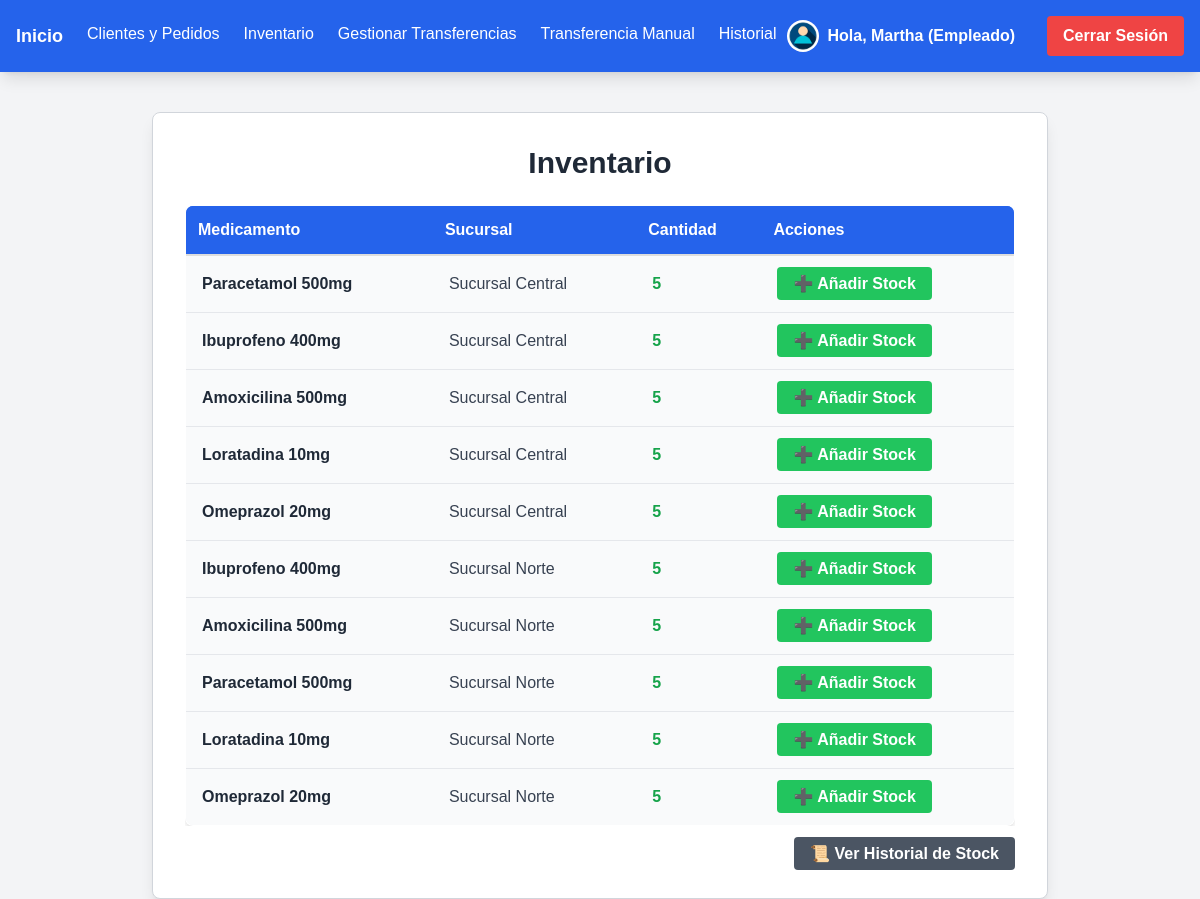
The app's page /inventario/ (signed in) with its own data.
### farmacia/models.py (models this page shows, shortened)
class Perfil(models.Model):
    usuario = models.OneToOneField(User, on_delete=models.CASCADE)
    rol = models.CharField(max_length=10, choices=ROLES, default='cliente')
    sucursal = models.ForeignKey('Sucursal', on_delete=models.SET_NULL, null=True, blank=True)

class Inventario(models.Model):
    sucursal = models.ForeignKey(Sucursal, on_delete=models.CASCADE)
    medicamento = models.ForeignKey(Medicamento, on_delete=models.CASCADE)
    cantidad = models.PositiveIntegerField(default=0)

class Medicamento(models.Model):
    nombre = models.CharField(max_length=100)
    descripcion = models.TextField()
    precio = models.DecimalField(max_digits=10, decimal_places=2)

class Sucursal(models.Model):
    nombre = models.CharField(max_length=100)
    direccion = models.CharField(max_length=200)

### farmacia/views.py (the view)
# urls.py: path('inventario/', views.ver_inventario, name='ver_inventario'),
@login_required
@user_passes_test(lambda u: es_empleado(u) or es_admin(u))
def ver_inventario(request):
    inventario = Inventario.objects.all()
    return render(request, 'farmacia/inventario.html', {'inventario': inventario})

### farmacia/views.py (called while the page is built)
def es_empleado(user):
    return user.is_authenticated and getattr(user, 'perfil', None) and user.perfil.rol == 'empleado'

### farmacia/templates/farmacia/inventario.html (shortened to what this page needs)
{% extends 'farmacia/base.html' %}
{% block content %}
<div class="max-w-4xl mx-auto bg-white p-8 rounded-lg shadow-lg border border-gray-300 mt-10">
    <h2 class="text-3xl font-bold text-center text-gray-800 mb-6">Inventario</h2>
    {% if inventario %}
        <div class="overflow-x-auto">
            <table class="w-full border border-gray-300 shadow-md rounded-lg">
                <thead class="bg-blue-600 text-white">
                    <tr>
                        <th class="p-3 text-left">Medicamento</th>
                        <th class="p-3 text-left">Sucursal</th>
                        <th class="p-3 text-left">Cantidad</th>
                        <th class="p-3 text-left">Acciones</th>
                    </tr>
                </thead>
                <tbody class="bg-gray-50">
                    {% for item in inventario %}
                    <tr class="border-b hover:bg-gray-100 transition duration-200">
                        <td class="p-4 text-gray-800 font-semibold">{{ item.medicamento.nombre }}</td>
                        <td class="p-4 text-gray-700">{{ item.sucursal.nombre }}</td>
                        <td class="p-4 font-bold {% if item.cantidad == 0 %}text-red-500{% elif item.cantidad < 5 %}text-yellow-500{% else %}text-green-600{% endif %}">
                            {{ item.cantidad }}
                        </td>
                        <td class="p-4">
                            <a href="{% url 'aumentar_stock' item.id %}" class="bg-green-500 hover:bg-green-600 text-white font-bold py-2 px-4 rounded">
                                ➕ Añadir Stock
                            </a>
                        </td>
                    </tr>
                    {% endfor %}
                </tbody>
            </table>
        </div>
        <div class="text-right mt-4">
            <a href="{% url 'historial_stock' %}" class="bg-gray-600 hover:bg-gray-700 text-white font-bold py-2 px-4 rounded">
                📜 Ver Historial de Stock
            </a>
        </div>
    {% else %}
        <p class="text-center text-gray-600 mt-6">No hay medicamentos en el inventario.</p>
    {% endif %}
</div>
{% endblock %}

### farmacia/templates/farmacia/base.html (shortened to what this page needs)
<!DOCTYPE html>
<html lang="es">
<head>
    {% load static %}
    <script src="https://cdn.tailwindcss.com"></script>
    <link rel="stylesheet" href="{% static 'css/styles.css' %}">
</head>
<body class="bg-gray-100">
    <nav class="bg-blue-600 p-4 text-white flex justify-between items-center shadow-lg">
        <div class="flex space-x-6">
            <a href="{% url 'inicio' %}" class="font-bold text-lg">Inicio</a>
            {% if user.is_authenticated %}
                {% if user.perfil.rol == "cliente" %}
                    <a href="{% url 'mis_pedidos' %}" class="hover:underline">Mis Pedidos</a>
                    <a href="{% url 'listar_medicamentos' %}" class="bg-green-500 hover:bg-green-600 text-white font-bold py-2 px-4 rounded">
                        Realizar Pedido
                    </a>
                {% elif user.perfil.rol == "empleado" %}
                    <a href="{% url 'gestionar_clientes_pedidos' %}" class="hover:underline">Clientes y Pedidos</a>
                    <a href="{% url 'ver_inventario' %}" class="hover:underline">Inventario</a>
                    <a href="{% url 'gestionar_transferencias' %}" class="hover:underline">Gestionar Transferencias</a>
                    <a href="{% url 'transferencias_manual' %}" class="hover:underline">Transferencia Manual</a>
                    <a href="{% url 'historial_transferencias' %}" class="hover:underline">Historial</a>
                {% elif user.perfil.rol == "admin" %}
                    <a href="{% url 'admin:index' %}" class="hover:underline">Panel Admin</a>
                    <a href="{% url 'historial_transferencias' %}" class="hover:underline">Historial de Transferencias</a>
                {% endif %}
            {% endif %}
        </div>
        <div class="flex space-x-4 items-center">
            {% if user.is_authenticated %}
                <span class="mr-4 font-semibold flex items-center">
                    <img src="{% static 'img/user-icon.png' %}" alt="User" class="w-8 h-8 rounded-full mr-2">
                    Hola, {{ user.username }} ({{ user.perfil.rol|title }})
                </span>
                <form method="post" action="{% url 'logout' %}" class="inline">
                    <button type="submit" class="bg-red-500 hover:bg-red-600 text-white font-bold py-2 px-4 rounded">
                        Cerrar Sesión
                    </button>
                </form>
            {% else %}
                <a href="{% url 'login' %}" class="hover:underline">Iniciar Sesión</a>
                <a href="{% url 'registro' %}" class="bg-green-500 hover:bg-green-600 text-white font-bold py-2 px-4 rounded">
                    Registrarse
                </a>
            {% endif %}
        </div>
    </nav>
    <div class="container mx-auto mt-8 px-4">
        {% block content %}{% endblock %}
    </div>
</body>
</html>

### farmacia/static/css/styles.css (style rules this page uses)
body { font-family: Arial, sans-serif; background: url('/static/img/fondo.jpg') no-repeat center center fixed; background-size: cover; color: #333; }
.bg-blue-500, .bg-green-500 { transition: all 0.3s ease-in-out; }
button { transition: all 0.3s ease-in-out; }
table { border-collapse: separate; border-spacing: 0; width: 100%; border-radius: 8px; overflow: hidden; box-shadow: 0px 3px 6px rgba(0, 0, 0, 0.1); }
thead tr { background-color: #2563EB; color: white; font-weight: bold; }
tbody tr { background-color: #f9fafb; }
th, td { padding: 12px 16px; text-align: left; }
th { border-bottom: 2px solid #ddd; }

### records on screen
Inventario: medicamento.nombre "Paracetamol 500mg", sucursal.nombre "Sucursal Central", cantidad "5"
Inventario: medicamento.nombre "Ibuprofeno 400mg", sucursal.nombre "Sucursal Central", cantidad "5"
Inventario: medicamento.nombre "Amoxicilina 500mg", sucursal.nombre "Sucursal Central", cantidad "5"
Inventario: medicamento.nombre "Loratadina 10mg", sucursal.nombre "Sucursal Central", cantidad "5"
Inventario: medicamento.nombre "Omeprazol 20mg", sucursal.nombre "Sucursal Central", cantidad "5"
Inventario: medicamento.nombre "Ibuprofeno 400mg", sucursal.nombre "Sucursal Norte", cantidad "5"
Inventario: medicamento.nombre "Amoxicilina 500mg", sucursal.nombre "Sucursal Norte", cantidad "5"
Inventario: medicamento.nombre "Paracetamol 500mg", sucursal.nombre "Sucursal Norte", cantidad "5"
Inventario: medicamento.nombre "Loratadina 10mg", sucursal.nombre "Sucursal Norte", cantidad "5"
Inventario: medicamento.nombre "Omeprazol 20mg", sucursal.nombre "Sucursal Norte", cantidad "5"

### other values on screen
{{ user.username }} "Martha"
{{ user.perfil.rol|title }} "Empleado"
